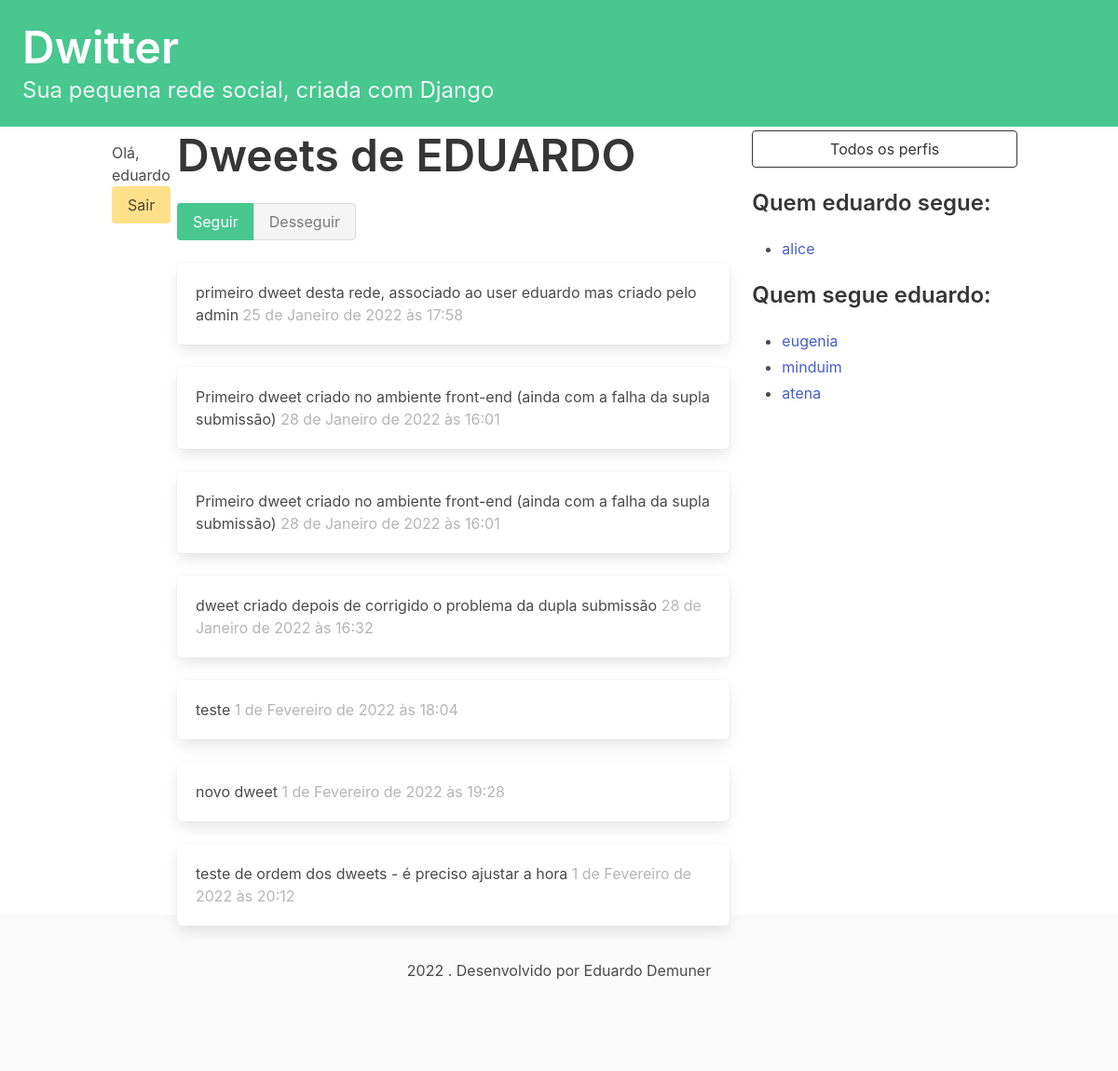
Page /profile/5 (signed in) on the earlier database version.
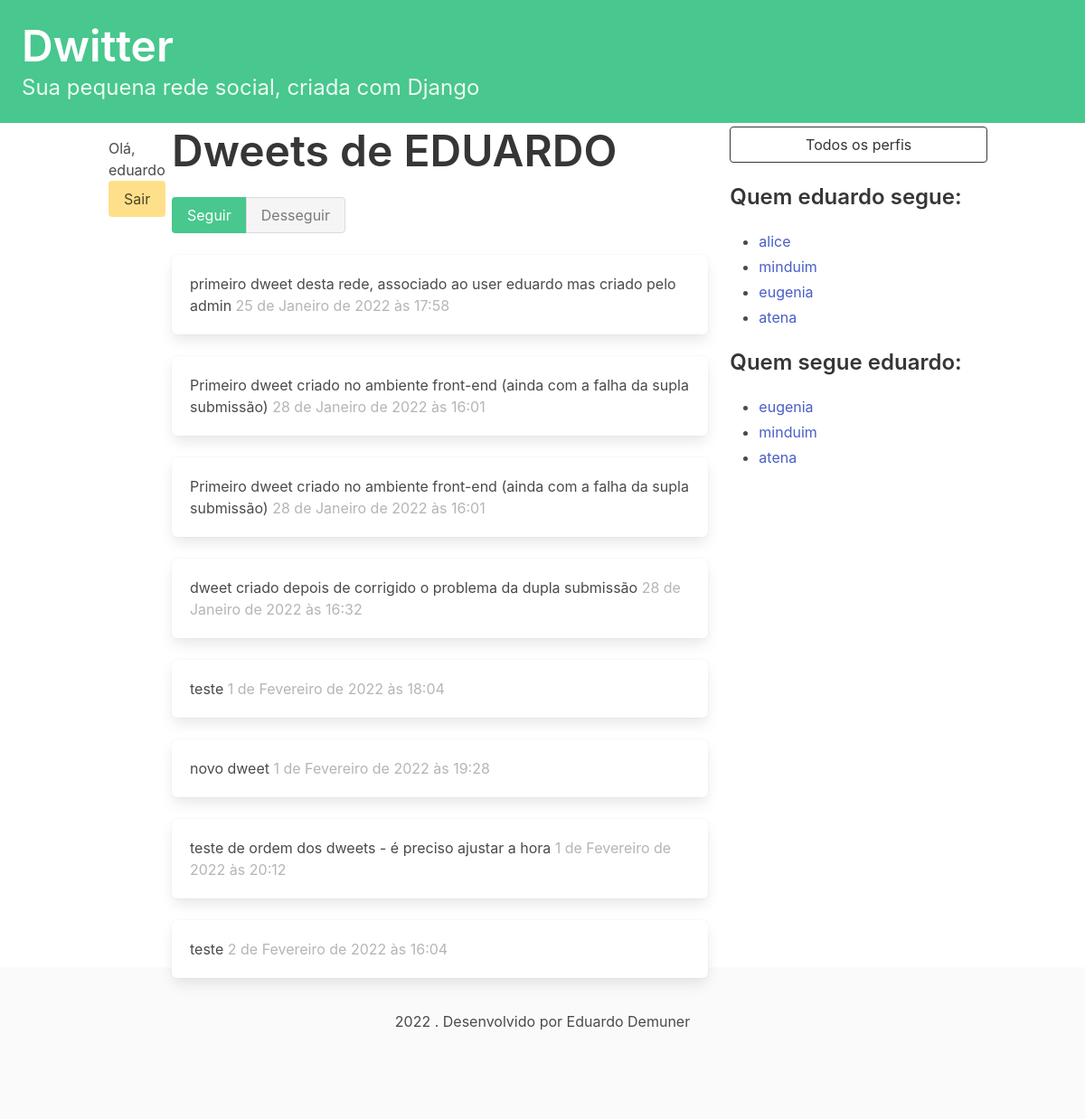
Same page on the later database version.
### dwitter/models.py (models this page shows, shortened)
class Dweet(models.Model):
    user = models.ForeignKey(
        User, related_name="dweets", on_delete=models.DO_NOTHING
    )
    body = models.CharField(max_length=140)
    created_at = models.DateTimeField(auto_now_add=True)

class Profile(models.Model):
    user = models.OneToOneField(User, on_delete=models.CASCADE)
    follows = models.ManyToManyField(
        "self",
        related_name="followed_by",
        symmetrical=False,
        blank=True
    )
    def __str__(self):
        return self.user.username

### dwitter/views.py (the view, shortened to what this page needs)
# urls.py: path("profile/<int:pk>", profile, name="profile"),
@login_required(login_url='/login/')
def profile(request, pk):
    profile = Profile.objects.get(pk=pk)
    return render(request, "dwitter/profile.html", {"profile": profile})

### dwitter/templates/dwitter/profile.html (shortened to what this page needs)
{% extends 'base.html' %}
{% block content %}
<div class="columns">
    <div class="column">
        <div class="block">
            <h1 class="title is-1">
                Dweets de {{ profile.user.username|upper }}
            </h1>
            <form method="post">
                <div class="buttons has-addons">
                    {% if profile in user.profile.follows.all %}
                        <button class="button is-success is-static">Seguir</button>
                        <button class="button is-danger"
                        name="follow" value="unfollow">Desseguir</button>
                    {% else %}
                        <button class="button is-success"
                        name="follow" value="follow">Seguir</button>
                        <button class="button is-danger is-static">Desseguir</button>
                    {% endif %}
                </div>
            </form>
        </div>
        <div class="content">
    {% for dweet in profile.user.dweets.all %}
        <div class="box">
            {{ dweet.body }}
            <span class="is-small has-text-grey-light">
                {{ dweet.created_at }}
            </span>
        </div>
    {% endfor %}
</div>
    </div>
    <div class="column is-one-third">
        <div class=block>
            <a href="{% url 'dwitter:profile_list' %}">
                <button class="button is-dark is-outlined is-fullwidth">
                    Todos os perfis
                </button>
            </a>
        </div>
        <div class="block">
            <h3 class="title is-4">
                Quem {{ profile.user.username }} segue:
            </h3>
            <div class="content">
                <ul>
                    {% for following in profile.follows.all %}
                        <li>
                            <a href="{% url 'dwitter:profile' following.id %}">
                                {{ following }}
                            </a>
                        </li>
                    {% endfor %}
                </ul>
            </div>
        </div>
        <div class="block">
            <h3 class="title is-4">
                    Quem segue {{ profile.user.username }}:
            </h3>
            <div class="content">
                <ul>
                    {% for follower in profile.followed_by.all %}
                        <li>
                            <a href="{% url 'dwitter:profile' follower.id %}">
                                {{ follower }}
                            </a>
                        </li>
                    {% endfor %}
                </ul>
            </div>
        </div>
    </div>
</div>
{% endblock content %}

Differences in the rows shown:
added Dweet: body "teste", created_at "2 de Fevereiro de 2022 às 16:04"
now on one of the page's lists (row unchanged): Profile: user.username "minduim"
now on one of the page's lists (row unchanged): Profile: user.username "eugenia"
now on one of the page's lists (row unchanged): Profile: user.username "atena"
